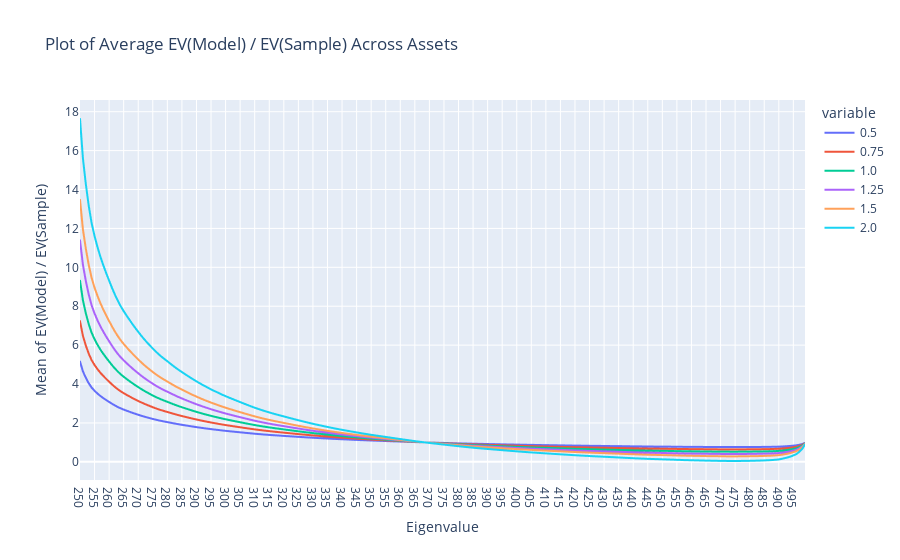

Notebook code cell kept with this figure:
### Code cell
if 1 == 1:
    plot_last_x_intensities_across_assets(intensities_new,
                                        [0.5, 0.75, 1.0, 1.25, 1.5, 2.0],
                                        250
                                         )

### Figure 1 — Plotly figure (JSON) as saved in the notebook; plotly's stock layout.template omitted (floating-point values rounded to 4 significant figures; data arrays with more than 128 entries replaced by an {"elided": "..."} marker saying what was removed)
{"data": [{"hovertemplate": "variable=0.5<br>Eigenvalue=%{x}<br>Mean of EV(Model) / EV(Sample)=%{y}<extra></extra>", "legendgroup": "0.5", "line": {"color": "#636efa", "dash": "solid"}, "marker": {"symbol": "circle"}, "mode": "lines", "name": "0.5", "showlegend": true, "type": "scattergl", "x": {"elided": "250 str values"}, "xaxis": "x", "y": {"elided": "250 float values"}, "yaxis": "y"}, {"hovertemplate": "variable=0.75<br>Eigenvalue=%{x}<br>Mean of EV(Model) / EV(Sample)=%{y}<extra></extra>", "legendgroup": "0.75", "line": {"color": "#EF553B", "dash": "solid"}, "marker": {"symbol": "circle"}, "mode": "lines", "name": "0.75", "showlegend": true, "type": "scattergl", "x": {"elided": "250 str values"}, "xaxis": "x", "y": {"elided": "250 float values"}, "yaxis": "y"}, {"hovertemplate": "variable=1.0<br>Eigenvalue=%{x}<br>Mean of EV(Model) / EV(Sample)=%{y}<extra></extra>", "legendgroup": "1.0", "line": {"color": "#00cc96", "dash": "solid"}, "marker": {"symbol": "circle"}, "mode": "lines", "name": "1.0", "showlegend": true, "type": "scattergl", "x": {"elided": "250 str values"}, "xaxis": "x", "y": {"elided": "250 float values"}, "yaxis": "y"}, {"hovertemplate": "variable=1.25<br>Eigenvalue=%{x}<br>Mean of EV(Model) / EV(Sample)=%{y}<extra></extra>", "legendgroup": "1.25", "line": {"color": "#ab63fa", "dash": "solid"}, "marker": {"symbol": "circle"}, "mode": "lines", "name": "1.25", "showlegend": true, "type": "scattergl", "x": {"elided": "250 str values"}, "xaxis": "x", "y": {"elided": "250 float values"}, "yaxis": "y"}, {"hovertemplate": "variable=1.5<br>Eigenvalue=%{x}<br>Mean of EV(Model) / EV(Sample)=%{y}<extra></extra>", "legendgroup": "1.5", "line": {"color": "#FFA15A", "dash": "solid"}, "marker": {"symbol": "circle"}, "mode": "lines", "name": "1.5", "showlegend": true, "type": "scattergl", "x": {"elided": "250 str values"}, "xaxis": "x", "y": {"elided": "250 float values"}, "yaxis": "y"}, {"hovertemplate": "variable=2.0<br>Eigenvalue=%{x}<br>Mean of EV(Model) / EV(Sample)=%{y}<extra></extra>", "legendgroup": "2.0", "line": {"color": "#19d3f3", "dash": "solid"}, "marker": {"symbol": "circle"}, "mode": "lines", "name": "2.0", "showlegend": true, "type": "scattergl", "x": {"elided": "250 str values"}, "xaxis": "x", "y": {"elided": "250 float values"}, "yaxis": "y"}], "layout": {"autosize": true, "legend": {"title": {"text": "variable"}, "tracegroupgap": 0}, "title": {"text": "Plot of Average EV(Model) / EV(Sample) Across Assets"}, "xaxis": {"anchor": "y", "autorange": true, "domain": [0, 1], "range": [0, 249], "title": {"text": "Eigenvalue"}, "type": "category"}, "yaxis": {"anchor": "x", "autorange": true, "domain": [0, 1], "range": [-0.9334, 18.6], "title": {"text": "Mean of EV(Model) / EV(Sample)"}, "type": "linear"}}}
